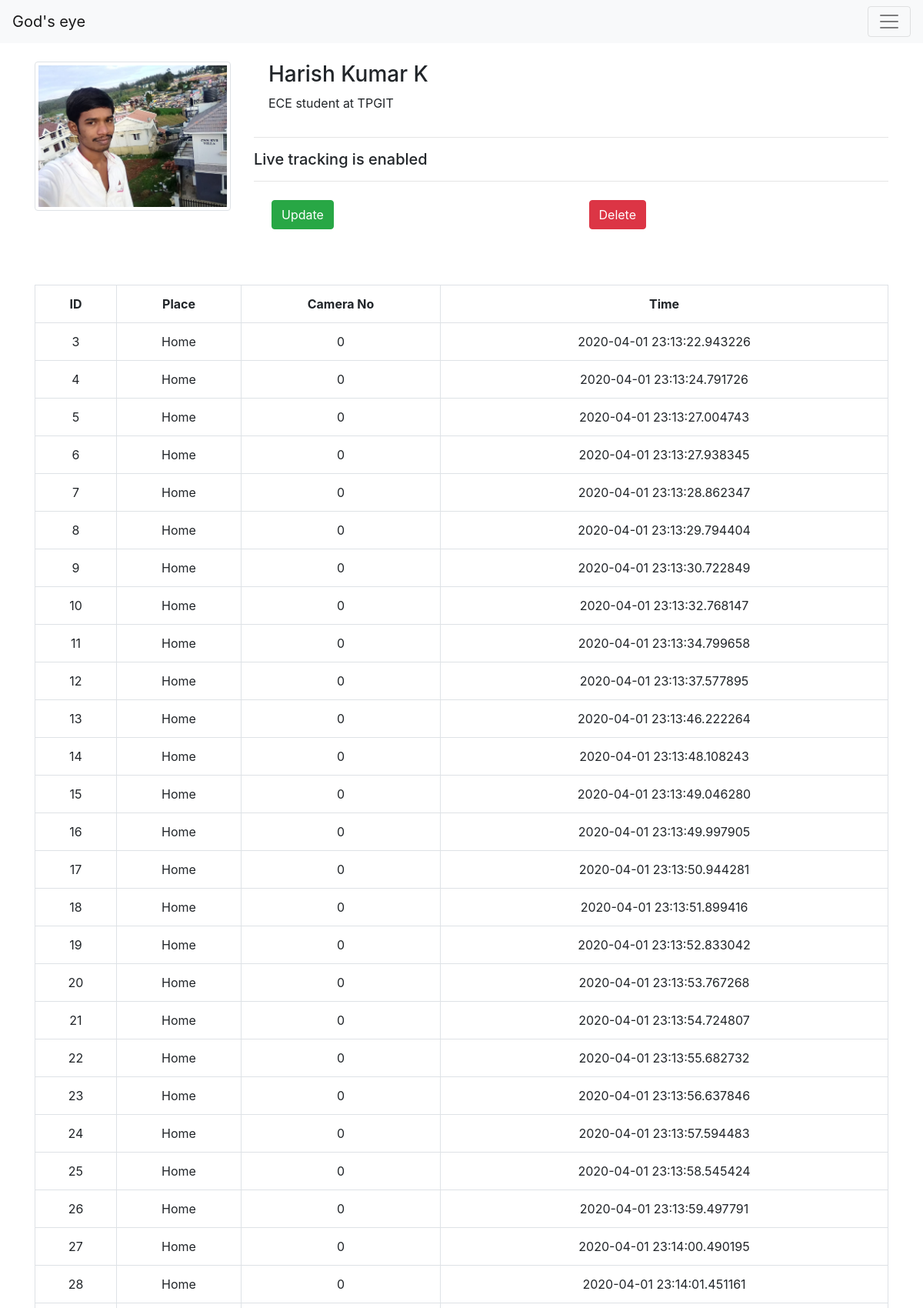
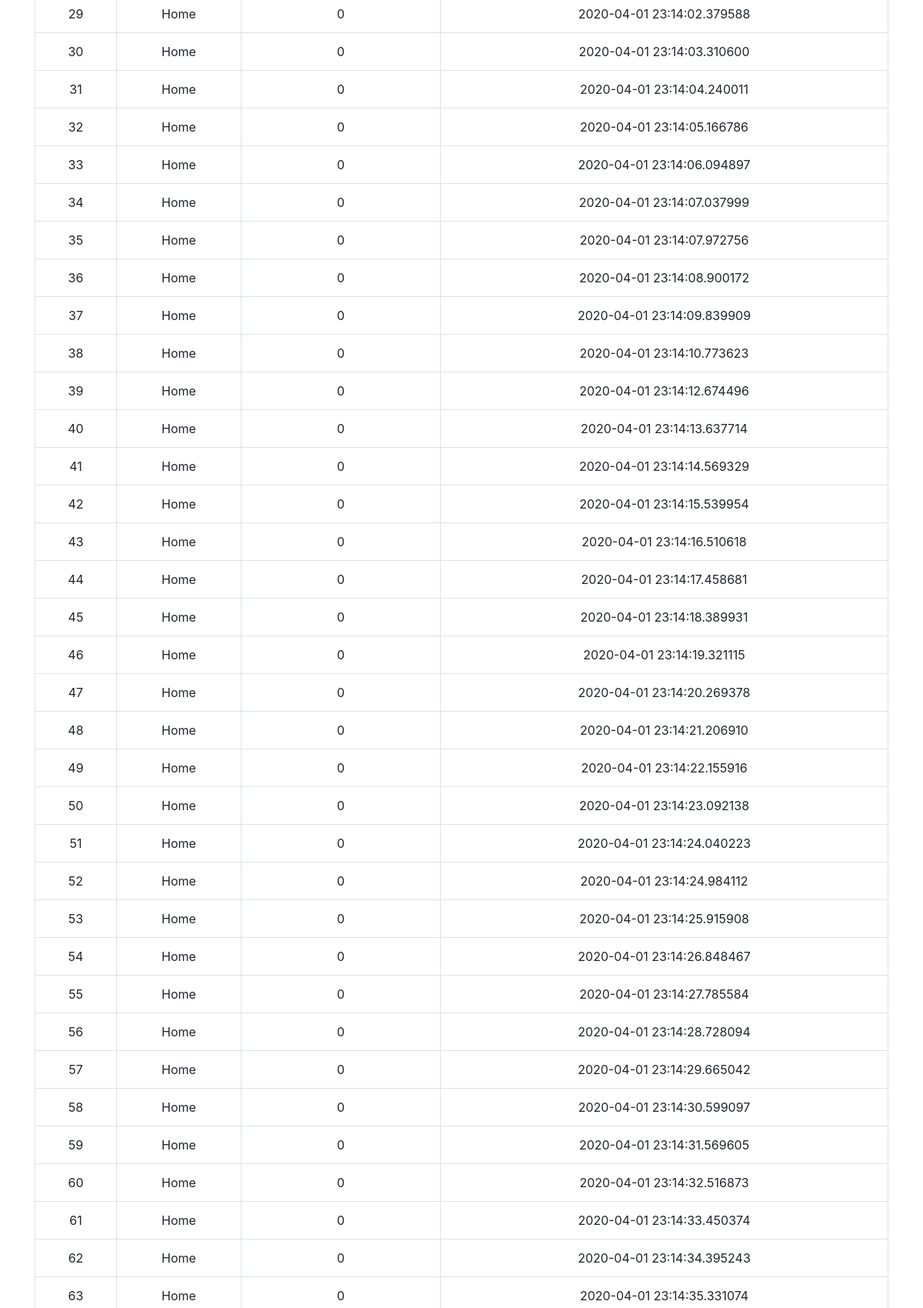
Page /view/2 (upper part) on the committed database (2 pictures, top to bottom).
### server.py (models this page shows)
@dataclass
class Person(db.Model):
    id: int
    name: str
    file: str
    disc: str
    live_track: bool
    date: str
    id = db.Column(db.Integer, primary_key=True)
    name = db.Column(db.String(100))
    file = db.Column(db.String(100))
    disc = db.Column(db.String(500))
    live_track = db.Column(db.Boolean)
    date = db.Column(db.DateTime)

@dataclass
class Location(db.Model):
    id: int
    uid: str
    cam_no: int
    place: str
    discription: str
    id = db.Column(db.Integer, primary_key=True)
    uid = db.Column(db.String(128))
    cam_no = db.Column(db.Integer)
    place = db.Column(db.String(1000))
    discription = db.Column(db.String(1000))

class FaceRecognizerIndex(db.Model):
    id = db.Column(db.Integer, primary_key=True)
    time = db.Column(db.DateTime)
    person_id = db.Column(db.Integer, db.ForeignKey(
        'person.id'), nullable=False)
    location_id = db.Column(db.Integer, db.ForeignKey(
        'location.id'), nullable=False)

### server.py (the view)
@app.route('/view/<int:table_id>')
def view_person(table_id):
    person = Person.query.get_or_404(table_id)
    face_index = db.session.query(FaceRecognizerIndex).filter(FaceRecognizerIndex.person_id == table_id).all()
    title = "View person | God's Eye"
    face_recognition_table = []
    for found in face_index:
        face_dict = {}
        location = Location.query.get(found.location_id)
        face_dict["id"] = found.id
        face_dict["place"] = location.place
        face_dict["cam_no"] = location.cam_no
        face_dict["time"] = found.time
        face_recognition_table.append(face_dict)
    return render_template('detail-view.html', person=person, face_recognition_table=face_recognition_table, title=title)

### templates/detail-view.html
{% extends 'base.html' %}
{% block content %}
<div class="container">
    <div class="row mt-4">
        <div class="col-md-3">
            <img src="/uploads/{{ person.file }}" alt="" class="img img-thumbnail">
        </div>
        <div class="col-9">
            <div class="row  mx-1">
                <div class="col-12">
                    <h3 class="h3">
                        {{ person.name }}
                    </h3>
                </div>
                <div class="col-12">
                    <p class="p">
                        {{ person.disc }}
                    </p>
                </div>
            </div>
            <hr>
            <h5 class="h5">
              {% if person.live_track %}
              Live tracking is enabled
              {% else %}
              Live tracking is disabled
              {% endif %}
            </h5>
            <hr>
            <div class="row my-4 mx-2">
              <div class="col-6">
                <a class="btn btn-success mr-2" href="{{ url_for('.update_person',id=person.id) }}">Update</a>
              </div>
              <div class="col-6">
                <a class="btn btn-danger ml-2" href="/delete_person/{{ person.id }}">Delete</a>
              </div>
              </div>
          </div>
    </div>
</div>
<div class="container my-5">
    <table class="table text-center table-bordered">
        <tr>
            <th>
                ID
            </th>
            <th>
                Place
            </th>
            <th>
                Camera No
            </th>
            <th>
                Time
            </th>
        </tr>
        {% for locat in face_recognition_table %}
        <tr>
            <td>
                {{ locat.id }}
            </td>
            <td>
                {{ locat.place }}
            </td>
            <td>
                {{ locat.cam_no }}
            </td>
            <td>
                {{ locat.time }}
            </td>
        </tr>
        {% endfor %}
    </table>
</div>
{% endblock %}

### rows in the picture
Person: file (picture), name "Harish Kumar K", disc "ECE student at TPGIT"
Location: id "3", place "Home", cam_no "0", time "2020-04-01 23:13:22.943226", id "4", time "2020-04-01 23:13:24.791726", id "5", time "2020-04-01 23:13:27.004743", id "6", time "2020-04-01 23:13:27.938345", id "7", time "2020-04-01 23:13:28.862347", id "8", time "2020-04-01 23:13:29.794404", id "9", time "2020-04-01 23:13:30.722849", id "10", time "2020-04-01 23:13:32.768147", id "11", time "2020-04-01 23:13:34.799658", id "12", time "2020-04-01 23:13:37.577895", id "13", time "2020-04-01 23:13:46.222264", id "14", time "2020-04-01 23:13:48.108243", id "15", time "2020-04-01 23:13:49.046280", id "16", time "2020-04-01 23:13:49.997905", id "17", time "2020-04-01 23:13:50.944281", id "18", time "2020-04-01 23:13:51.899416", id "19", time "2020-04-01 23:13:52.833042", id "20", time "2020-04-01 23:13:53.767268", id "21", time "2020-04-01 23:13:54.724807", id "22", time "2020-04-01 23:13:55.682732", id "23", time "2020-04-01 23:13:56.637846", id "24", time "2020-04-01 23:13:57.594483", id "25", time "2020-04-01 23:13:58.545424", id "26", time "2020-04-01 23:13:59.497791", id "27", time "2020-04-01 23:14:00.490195", id "28", time "2020-04-01 23:14:01.451161", id "29", time "2020-04-01 23:14:02.379588", id "30", time "2020-04-01 23:14:03.310600", id "31", time "2020-04-01 23:14:04.240011", id "32", time "2020-04-01 23:14:05.166786", id "33", time "2020-04-01 23:14:06.094897", id "34", time "2020-04-01 23:14:07.037999", id "35", time "2020-04-01 23:14:07.972756", id "36", time "2020-04-01 23:14:08.900172", id "37", time "2020-04-01 23:14:09.839909", id "38", time "2020-04-01 23:14:10.773623", id "39", time "2020-04-01 23:14:12.674496", id "40", time "2020-04-01 23:14:13.637714", id "41", time "2020-04-01 23:14:14.569329", id "42", time "2020-04-01 23:14:15.539954", id "43", time "2020-04-01 23:14:16.510618", id "44", time "2020-04-01 23:14:17.458681", id "45", time "2020-04-01 23:14:18.389931", id "46", time "2020-04-01 23:14:19.321115", id "47", time "2020-04-01 23:14:20.269378", id "48", time "2020-04-01 23:14:21.206910", id "49", time "2020-04-01 23:14:22.155916", id "50", time "2020-04-01 23:14:23.092138", id "51", time "2020-04-01 23:14:24.040223", id "52", time "2020-04-01 23:14:24.984112", id "53", time "2020-04-01 23:14:25.915908", id "54", time "2020-04-01 23:14:26.848467", id "55", time "2020-04-01 23:14:27.785584", id "56", time "2020-04-01 23:14:28.728094", id "57", time "2020-04-01 23:14:29.665042", id "58", time "2020-04-01 23:14:30.599097", id "59", time "2020-04-01 23:14:31.569605", id "60", time "2020-04-01 23:14:32.516873", id "61", time "2020-04-01 23:14:33.450374", id "62", time "2020-04-01 23:14:34.395243", id "63", time "2020-04-01 23:14:35.331074"
